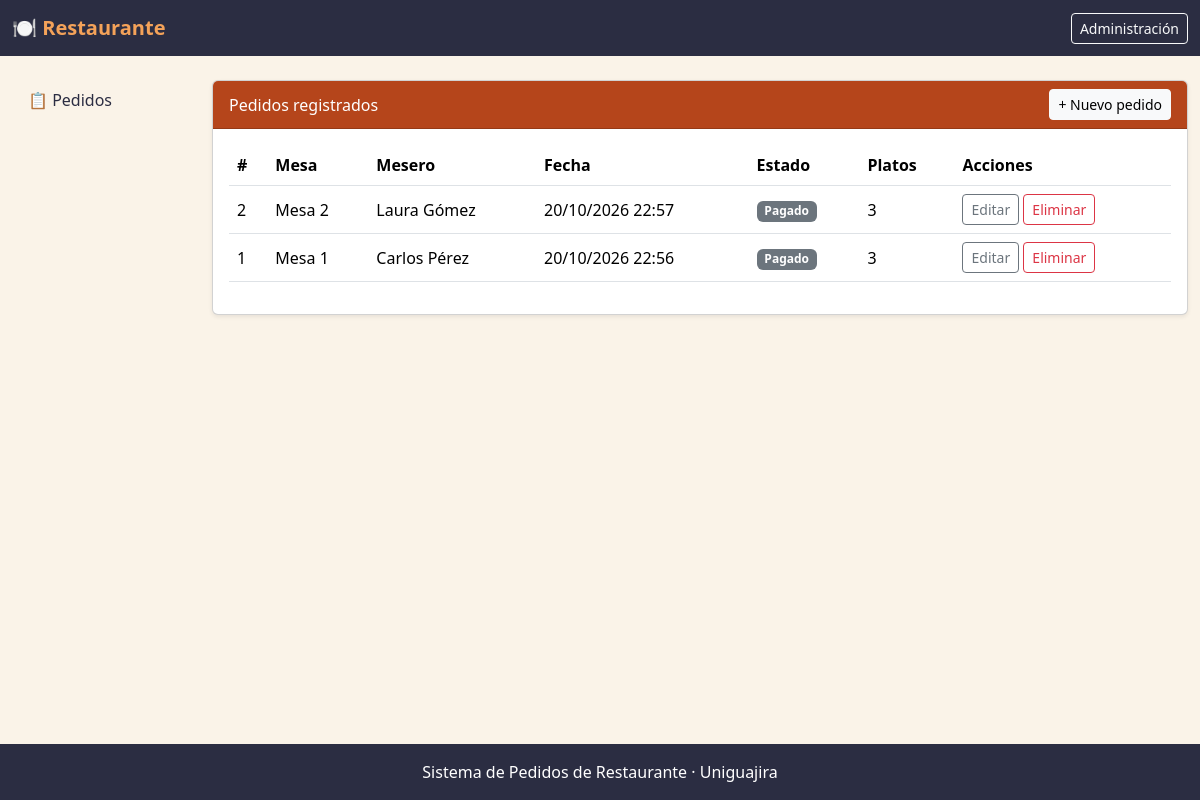
The app's page /, older data.
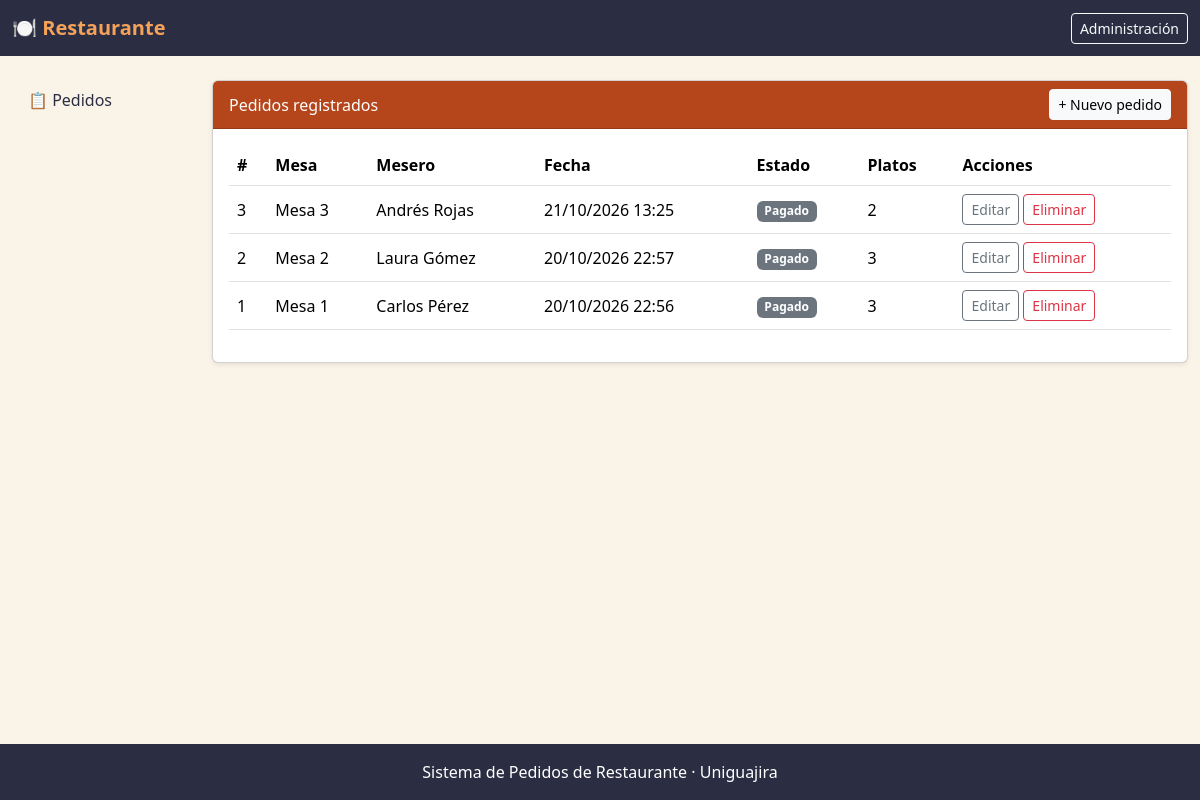
The same page, newer data.
### pedidos/models.py (models this page shows, shortened)
class Pedido(models.Model):
    ESTADOS = [
        ("PENDIENTE", "Pendiente"),
        ("EN_PREPARACION", "En preparación"),
        ("LISTO", "Listo"),
        ("ENTREGADO", "Entregado"),
        ("PAGADO", "Pagado"),
    ]
    pk_ped_id = models.AutoField(primary_key=True)
    fk_mes = models.ForeignKey(
        "mesas.Mesa", on_delete=models.PROTECT, related_name="pedidos"
    )
    fk_mse = models.ForeignKey(
        "meseros.Mesero", on_delete=models.PROTECT, related_name="pedidos"
    )
    ped_fecha = models.DateTimeField(auto_now_add=True)
    ped_estado = models.CharField(max_length=20, choices=ESTADOS, default="PENDIENTE")
    ped_platos = models.ManyToManyField(
        "platos.Plato", through="detalles_pedido.DetallePedido", related_name="pedidos"
    )
    class Meta:
        db_table = "tbl_pedido"

### mesas/models.py (models this page shows)
class Mesa(models.Model):
    pk_mes_id = models.AutoField(primary_key=True)
    mes_numero = models.PositiveIntegerField(unique=True)
    mes_capacidad = models.PositiveIntegerField()
    mes_ubicacion = models.CharField(max_length=60, blank=True)
    class Meta:
        db_table = "tbl_mesa"
    def __str__(self):
        return f"Mesa {self.mes_numero}"

### meseros/models.py (models this page shows)
class Mesero(models.Model):
    pk_mse_id = models.AutoField(primary_key=True)
    mse_nombre = models.CharField(max_length=60)
    mse_apellido = models.CharField(max_length=60)
    mse_telefono = models.CharField(max_length=20, blank=True)
    mse_activo = models.BooleanField(default=True)
    class Meta:
        db_table = "tbl_mesero"
    def __str__(self):
        return f"{self.mse_nombre} {self.mse_apellido}"

### pedidos/views.py (the view)
# urls.py: path("", views.lista, name="lista"),
def lista(request):
    pedidos = (
        Pedido.objects
        .select_related("fk_mes", "fk_mse")
        .order_by("-ped_fecha")
    )
    return render(request, "pedidos/lista.html", {"pedidos": pedidos})

### templates/pedidos/lista.html (shortened to what this page needs)
{% extends 'base.html' %}
{% block contenido %}
<div class="card shadow-sm">
        <div class="card-header d-flex justify-content-between align-items-center">
        <span>Pedidos registrados</span>
        <a href="{% url 'pedidos:crear' %}" class="btn btn-sm btn-light">+ Nuevo pedido</a>
    </div>
    <div class="card-body">
        <table class="table table-hover align-middle">
            <thead>
                <tr>
                    <th>#</th>
                    <th>Mesa</th>
                    <th>Mesero</th>
                    <th>Fecha</th>
                    <th>Estado</th>
                    <th>Platos</th>
                    <th>Acciones</th>
                </tr>
            </thead>
            <tbody>
                {% for p in pedidos %}
                <tr>
                    <td>{{ p.pk_ped_id }}</td>
                    <td>{{ p.fk_mes }}</td>
                    <td>{{ p.fk_mse }}</td>
                    <td>{{ p.ped_fecha|date:"d/m/Y H:i" }}</td>
                    <td><span class="badge bg-secondary">{{ p.get_ped_estado_display }}</span></td>
                    <td>{{ p.detalles.count }}</td>
                    <td>
                        <a href="{% url 'pedidos:editar' p.pk_ped_id %}" class="btn btn-sm btn-outline-secondary">Editar</a>
                        <a href="{% url 'pedidos:eliminar' p.pk_ped_id %}" class="btn btn-sm btn-outline-danger">Eliminar</a>
                    </td>
                </tr>
                {% empty %}
                <tr><td colspan="7" class="text-center">No hay pedidos registrados.</td></tr>
                {% endfor %}
            </tbody>
        </table>
    </div>
</div>
{% endblock %}

Row changes from the older to the newer data that the page shows:
added Pedido: pk_ped_id "3", fk_mes "Mesa 3", fk_mse "Andrés Rojas", ped_fecha "21/10/2026 13:25", ped_estado "Pagado", detalles.count "2"
